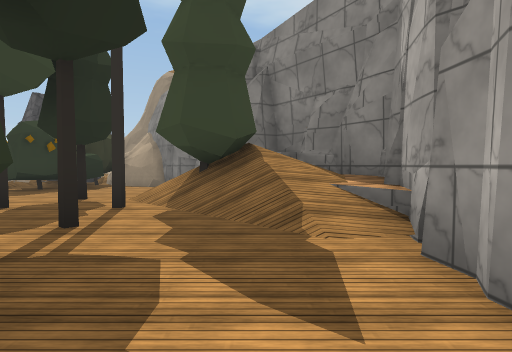
view 1 (above)

24 first-person views from a walk through a 3-D level made in the Unity game engine. The camera is 1.3 m above the floor, tilts 2° down and sees 80° across. The floor is counted in squares, 2 m on a side. Each view is taken from the middle of a square. On the plan, view 1 faces up. The plan holds only what a view shows up to about 10 squares ahead; the rest is blank. The place goes on beyond the plan. Some animated figures are not drawn. Some surface patterns are stand-ins.

view 2
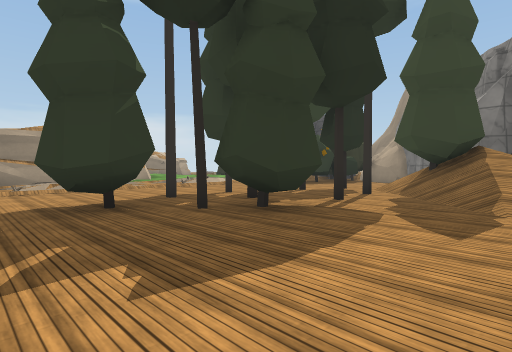

view 3
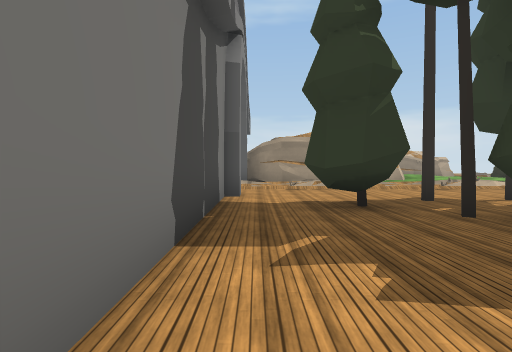

view 4
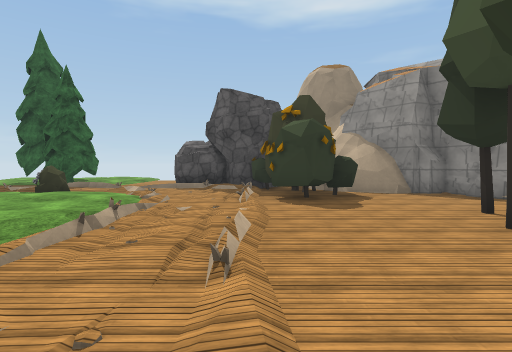

view 5
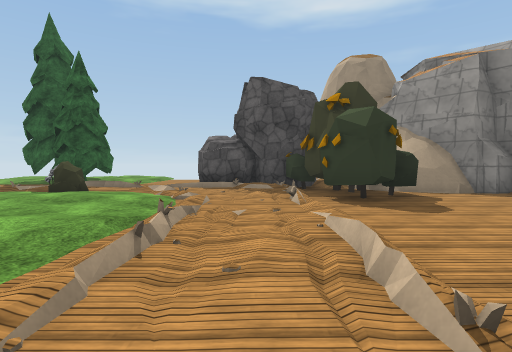

view 6
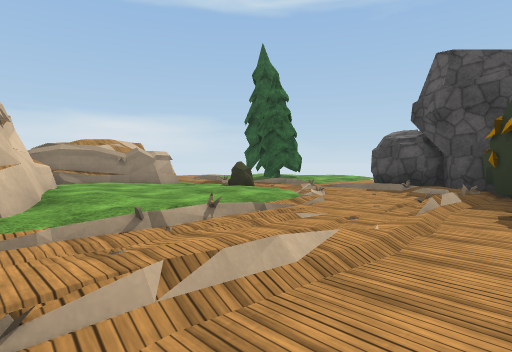

view 7
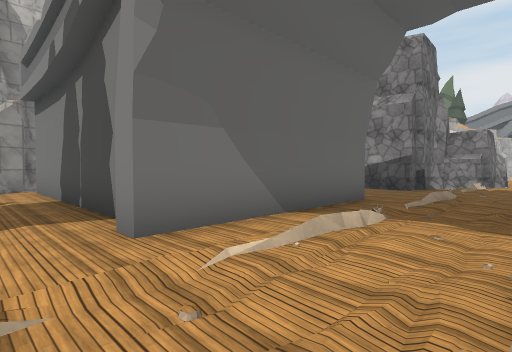

view 8
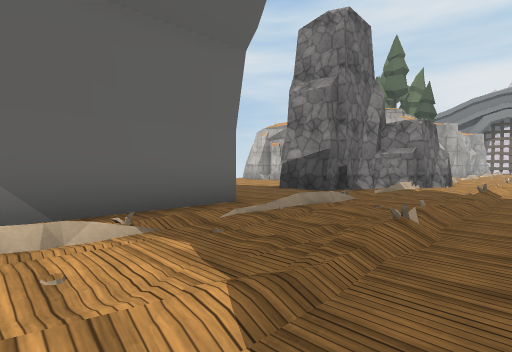

view 9
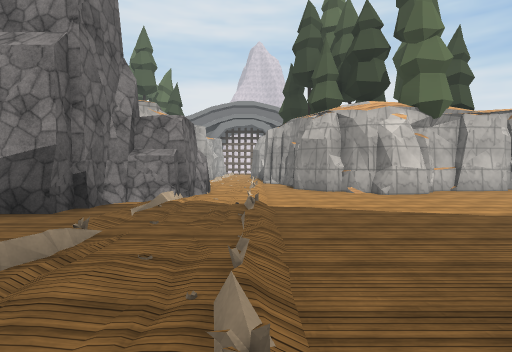

view 10
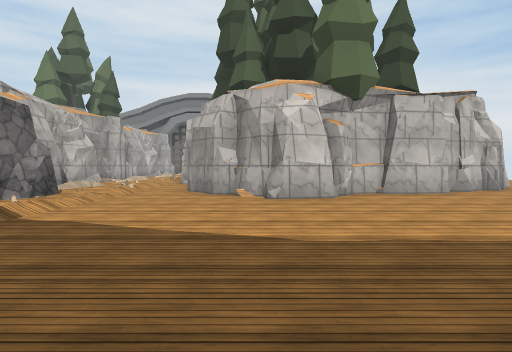

view 11
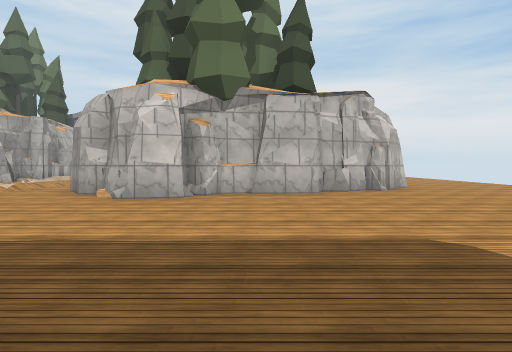

view 12
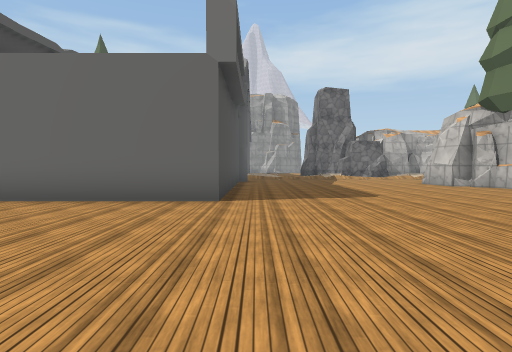

view 13
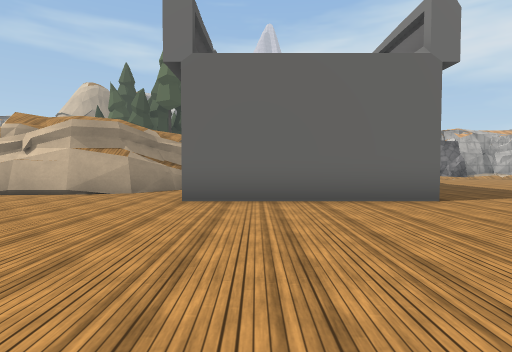

view 14
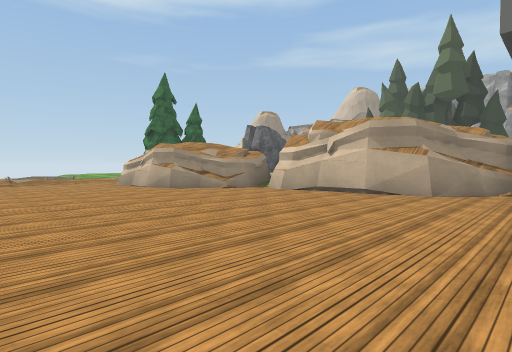

view 15
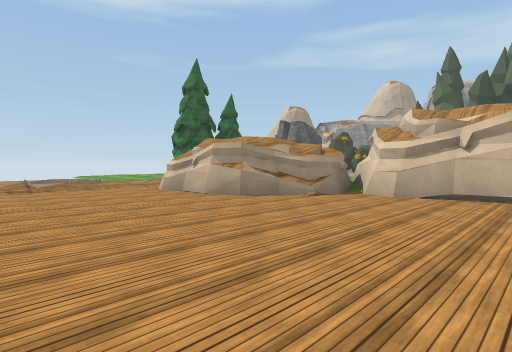

view 16
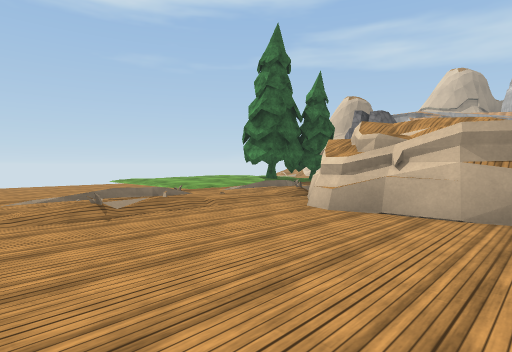

view 17
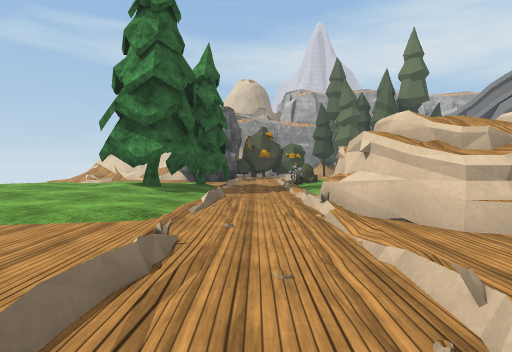

view 18
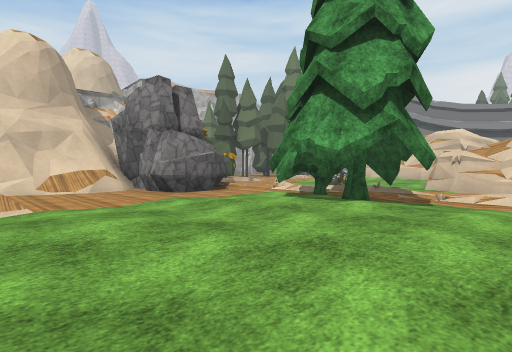

view 19
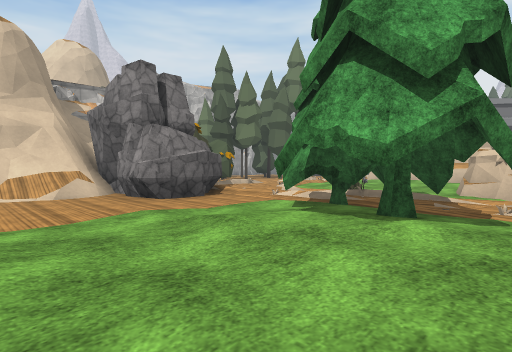

view 20
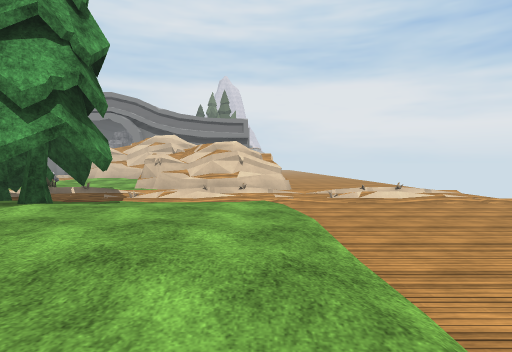

view 21
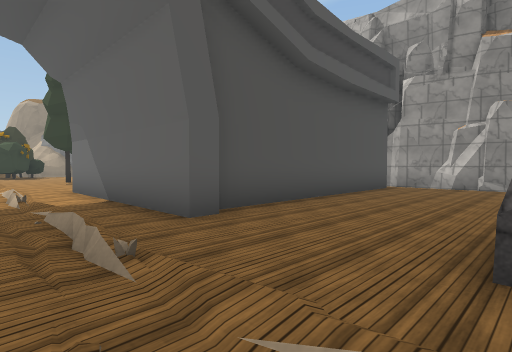

view 22
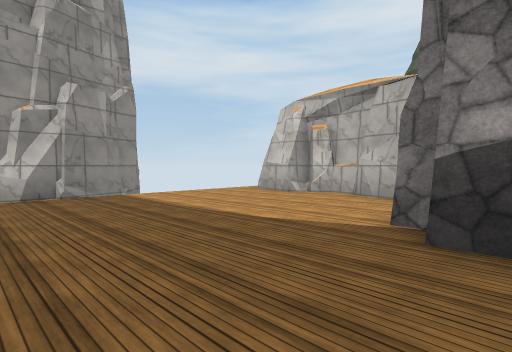

view 23
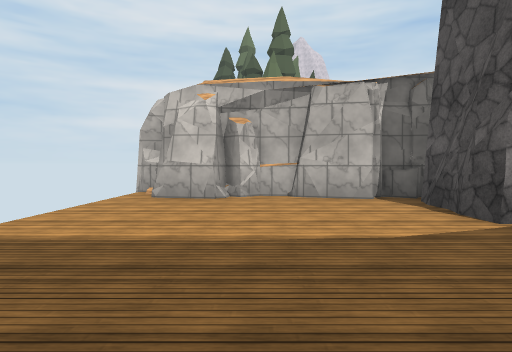

view 24
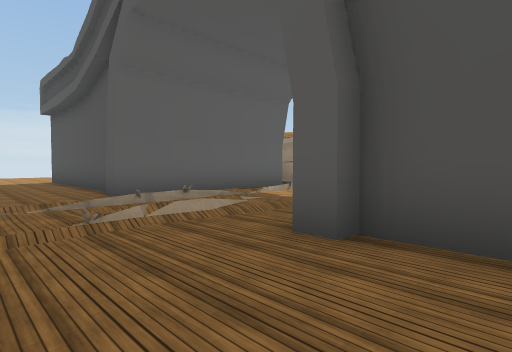

### Floor plan
Key: @ floor where view 1 was taken; # wall or solid block; . main floor; : floor 0.25 m higher than the main floor; + floor 0.5 m higher than the main floor; / step, stairs or slope; ^ raised ledge; T pine tree; R rock; B bush; O other object.
Columns run from 23 left of view 1 to 2 right of it. Each row starts with its distance up from view 1.
 17      :::::/
 16      ::::+:/   /##
 15  ..../++:::/...//^
 14  ....::++///.../#^
 13  ....:::TT//..RRR#
 12  ....:::TTT/.RR  R
 11 /////////TT///RRRR
 10 ..:...:...:../../OO###
  9 //////^#//OO:/..OOO..##
  8 ..../####/:B://:OOO...#
  7 ....##  #/::::/./.....
  6 ....##  #+::::/./...T  ##
  5 .....###^++:/:/./..T.TTT##
  4 ......######/:/:/.....///#
  3 .......##  ###/./.T..T.//#
  2 .......#      /./....T...#
  1 .......#        /.T.TT..##
  0 .......#    #^  /..TT..@
 -1 .......###  #^/./..T.....
 -2 ........^#  # /./........#
 -3 ......#     # /./#########
 -4 ......#     #./:/#
 -5  .....#     #././#
 -6   ....#     #././#
 -7  .....#######././#########
 -8 ............../:/........#
 -9  ............././........#
-10   ...........././........#
-11    ..........././.R......#
-12     ........../:RRRR.....
-13     ........../.RR R.....
-14    .......#.../.R  ###.##
-15   .....######./.     ####
-16  ....###    #./:##
-17 ....##       //./#
-18 ....            /#

Where each view was taken, in squares from view 1:
view 1: 0 up, 0 right, facing up
view 2: 2 down, 1 right, facing up-left
view 3: 2 down, 1 right, facing left
view 4: 1 up, 7 left, facing up
view 5: 2 up, 8 left, facing up
view 6: 3 up, 6 left, facing up-left
view 7: 1 down, 9 left, facing down-right
view 8: 4 down, 10 left, facing down-right
view 9: 6 down, 9 left, facing down
view 10: 8 down, 12 left, facing down
view 11: 8 down, 15 left, facing down
view 12: 8 down, 23 left, facing right
view 13: 4 down, 23 left, facing right
view 14: 3 down, 23 left, facing up-right
view 15: 0 up, 23 left, facing up-right
view 16: 5 up, 23 left, facing up-right
view 17: 10 up, 22 left, facing right
view 18: 17 up, 17 left, facing down-right
view 19: 16 up, 16 left, facing down-right
view 20: 17 up, 18 left, facing down
view 21: 11 down, 8 left, facing up-right
view 22: 8 down, 5 left, facing down-right
view 23: 8 down, 1 left, facing down
view 24: 10 down, 4 left, facing up-left
